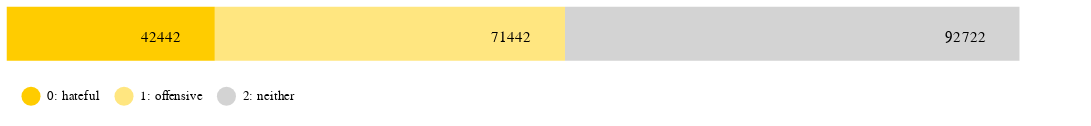

Here is the notebook cell this chart was saved with:
### Code cell
source = pd.read_csv('data/viz/comments_davidson_summary.csv')

source['lang_class'] = ['2: neither','1: offensive','0: hateful']
bar = alt.Chart(source).mark_bar(size=40).encode(
    alt.X('num_comments', 
            axis=None, 
            stack='zero'),
    alt.Color('lang_class:N', 
                scale=alt.Scale(range=[Orange, Yellow, Lightgrey]),
                legend=alt.Legend( 
                    symbolType='circle', 
                    title=None,
                    orient='bottom',
                    symbolSize=200)
                ),
)
txt = bar.mark_text(dx=-40, dy=3, font='Nunito').encode(
    alt.Text('num_comments'),
    alt.ColorValue('black')
)

(bar+txt
).configure_view(stroke=None
).properties(width=800
).configure_legend(
    padding=10,
    cornerRadius=10,
    labelFont='Nunito',
    titleFont='Nunito Light'
)

### Figure 1 — Vega-Lite specification as saved in the notebook (floating-point values rounded to 4 significant figures)
{"config": {"view": {"continuousWidth": 400, "continuousHeight": 300, "stroke": null}, "legend": {"cornerRadius": 10, "labelFont": "Nunito", "padding": 10, "titleFont": "Nunito Light"}}, "layer": [{"mark": {"type": "bar", "size": 40}, "encoding": {"color": {"field": "lang_class", "legend": {"orient": "bottom", "symbolSize": 200, "symbolType": "circle", "title": null}, "scale": {"range": ["#FFCC00", "#FFE680", "#D3D3D3"]}, "type": "nominal"}, "x": {"axis": null, "field": "num_comments", "stack": "zero", "type": "quantitative"}}}, {"mark": {"type": "text", "dx": -40, "dy": 3, "font": "Nunito"}, "encoding": {"color": {"value": "black"}, "text": {"field": "num_comments", "type": "quantitative"}, "x": {"axis": null, "field": "num_comments", "stack": "zero", "type": "quantitative"}}}], "data": {"name": "data-45a204fd31453e2d2fd65fe0d8ed62f2"}, "width": 800, "$schema": "https://vega.github.io/schema/vega-lite/v4.17.0.json", "datasets": {"data-45a204fd31453e2d2fd65fe0d8ed62f2": [{"num_comments": 92722, "lang_class": "2: neither"}, {"num_comments": 71442, "lang_class": "1: offensive"}, {"num_comments": 42442, "lang_class": "0: hateful"}]}}
